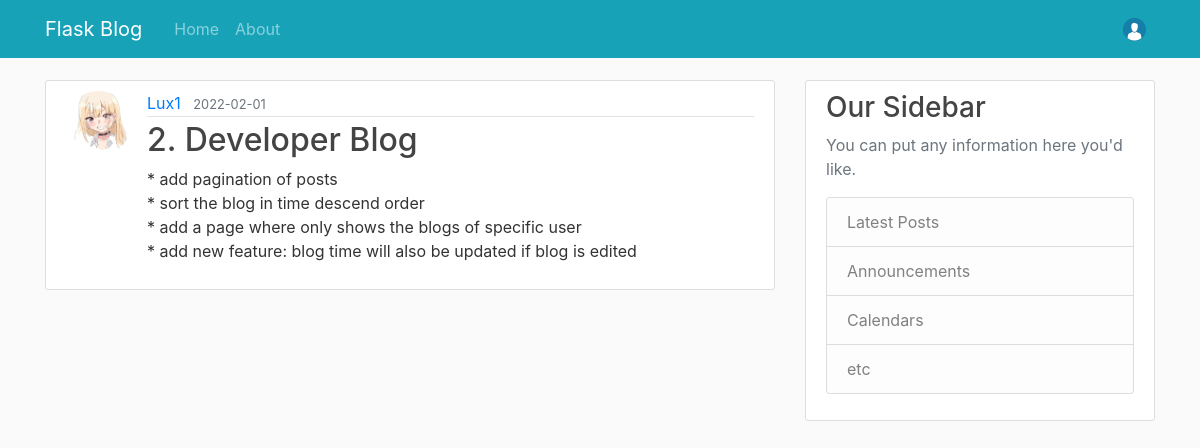
Page /post/2 (signed in) on the earlier database version.
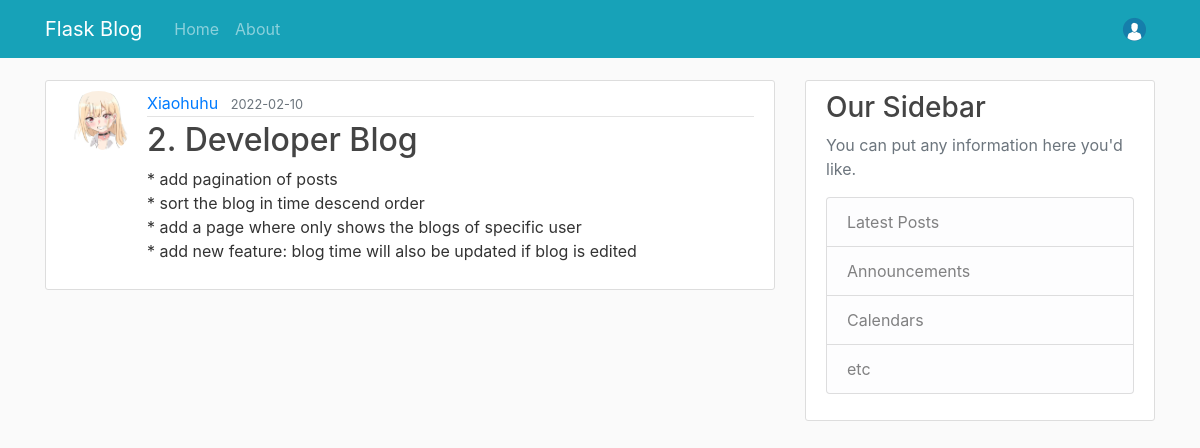
Same page on the later database version.
### flaskblog/models.py (models this page shows, shortened)
class User(db.Model, UserMixin):
    id = db.Column(db.Integer, primary_key=True)
    username = db.Column(db.String(20), unique=True, nullable=False)
    email = db.Column(db.String(120), unique=True, nullable=False)
    image_file = db.Column(db.String(20), nullable=False, default='default.png')
    password = db.Column(db.String(60), nullable=False)
    posts = db.relationship('Post', backref='author', lazy=True)

class Post(db.Model):
    id = db.Column(db.Integer, primary_key=True)
    title = db.Column(db.String(100), nullable=False)
    date_posted = db.Column(db.DateTime, nullable=False, default=datetime.utcnow)
    content = db.Column(db.Text, nullable=False)
    user_id = db.Column(db.Integer, db.ForeignKey('user.id'), nullable=False)

### flaskblog/posts/routes.py (the view)
@posts.route('/post/<int:post_id>')
def post(post_id):
    post = Post.query.get_or_404(post_id)
    return render_template('post.html', title=post.title, post=post)

### flaskblog/models.py (called while the page is built)
@login_manager.user_loader
def load_user(user_id):
    return User.query.get(int(user_id))

### flaskblog/templates/post.html (shortened to what this page needs)
{% extends "template.html" %}
{% block content %}
    <article class="media content-section">
        {% if post.author.image_file != 'default.png' %}
            <img class="rounded-circle article-img" src="{{url_for('static', filename='profile_img/' + post.author.id|string + '/' + post.author.image_file)}}">
        {% else %}
            <img class="rounded-circle article-img" src="{{url_for('static', filename='profile_img/default.png')}}">
        {% endif %}
        <div class="media-body">
            <div class="article-metadata">
                <a class="mr-2" href="{{url_for('users.user_post', username=post.author.username)}}">{{post.author.username}}</a>
                <small class="text-muted">{{post.date_posted.strftime('%Y-%m-%d')}}</small>
            </div>
            <h2 class="article-title" >{{post.title}}</h2>
            <p class="article-content">{{post.content}}</p>
        </div>
    </article>
{% endblock content %}

Differences in the rows shown:
changed User: author.username "Lux1" → "Xiaohuhu"
changed Post "2. Developer Blog": date_posted "2022-02-01" → "2022-02-10"
